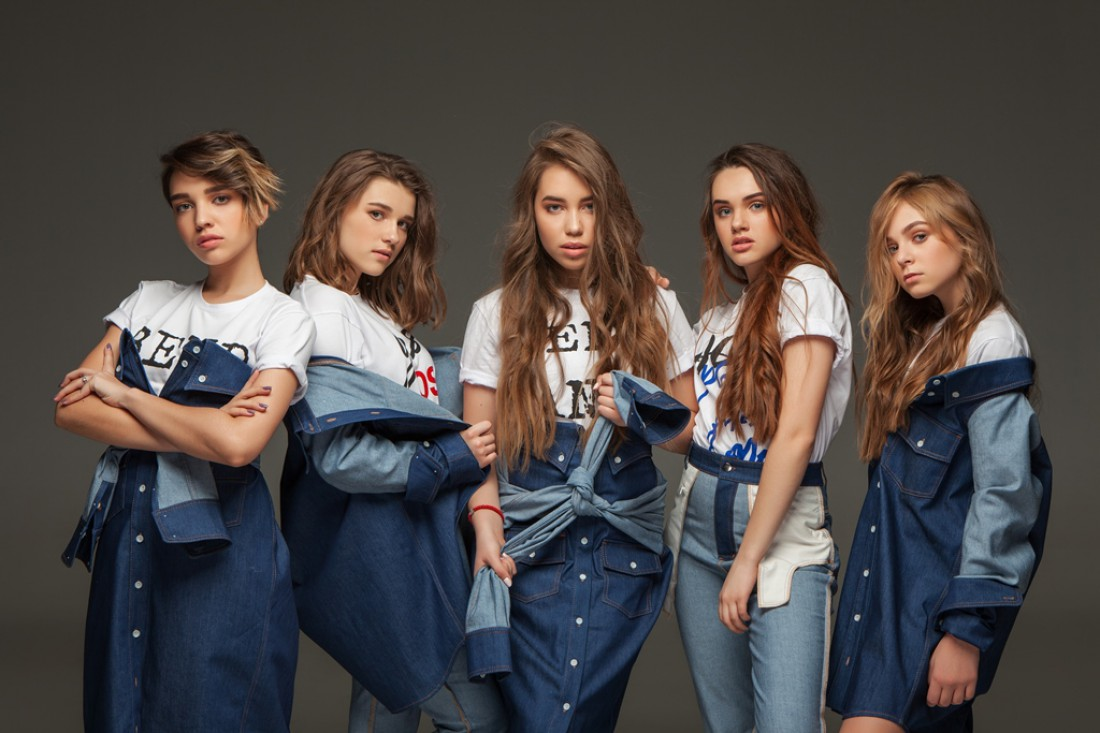
#> input picture face1.jpeg, 1100 x 733 px, found by its file name
$ python 1.py
#> lines starting #> are read from the running program, lines starting #| are printed output that depends on the picture
import cv2    # импортируем библиотеку

img = cv2.imread('images/face1.jpeg')   # читаем изображение
#> img is the input picture: shape (733, 1100, 3); mean B, G, R 71.6, 72.9, 78.2

img = cv2.resize(img, (img.shape[1]//2, img.shape[0]//2))  # уменьшаем размер изображения в 2 раза
#> img: shape (366, 550, 3)

img_1 = cv2.cvtColor(img, cv2.COLOR_BGR2GRAY)  # переводим изображение в серый цвет
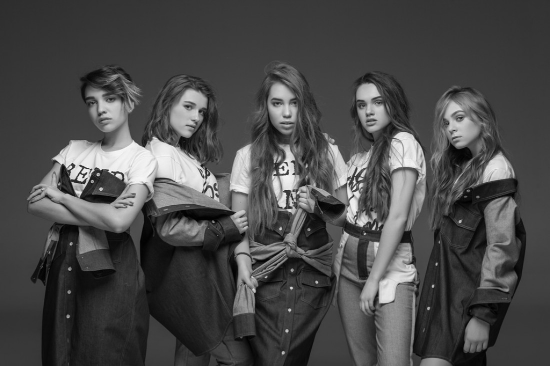
#> img_1: shape (366, 550); min 1, max 248, mean 74.1

#> (the run stopped early here; a loop or call above may not have finished)
